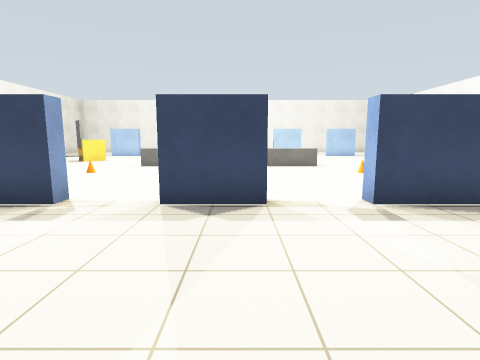
view 1 (above)

23 first-person views from a walk through a robot-simulator world made for Gazebo. The camera is 1.2 m above the floor, tilts 8° down and sees 80° across. The floor is counted in squares, 1 m on a side. Each view is taken from the middle of a square. On the plan, view 1 faces up. The plan holds only what a view shows up to about 12 squares ahead; the rest is blank.

view 2
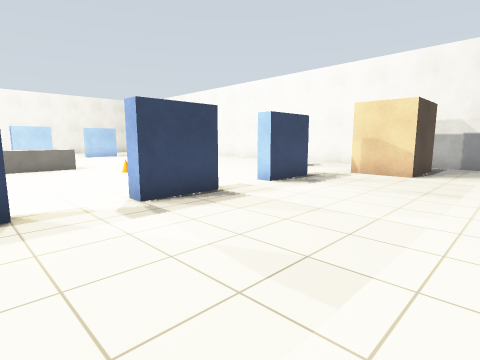

view 3
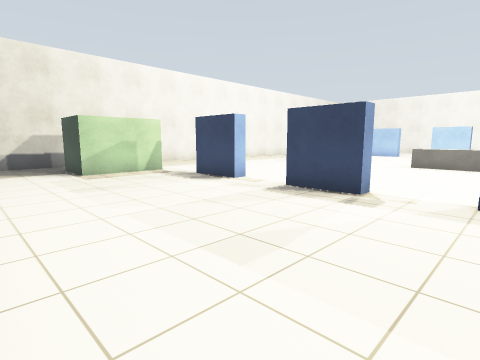

view 4
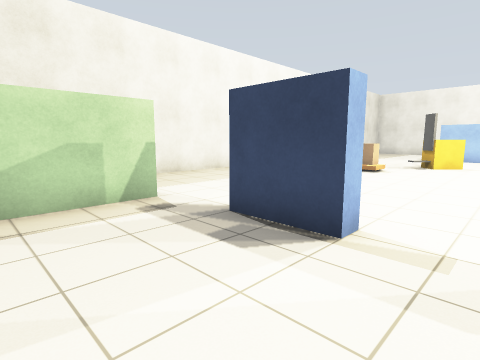

view 5
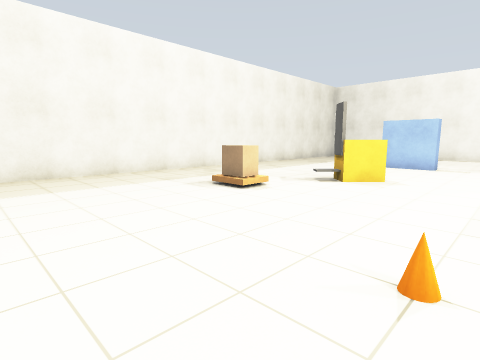

view 6
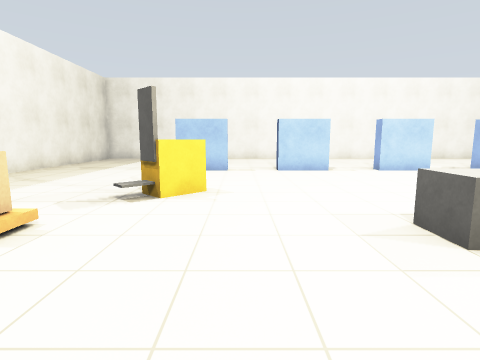

view 7
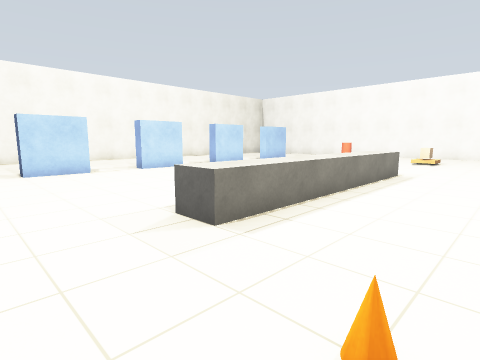

view 8
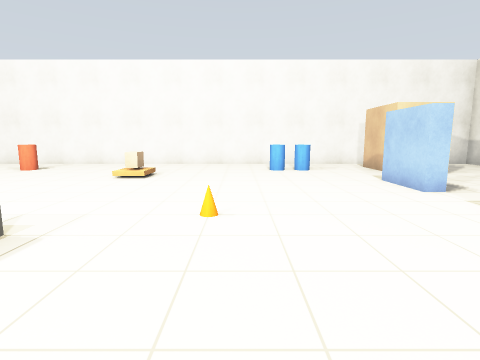

view 9
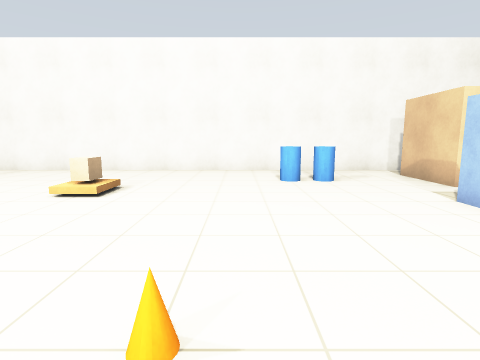

view 10
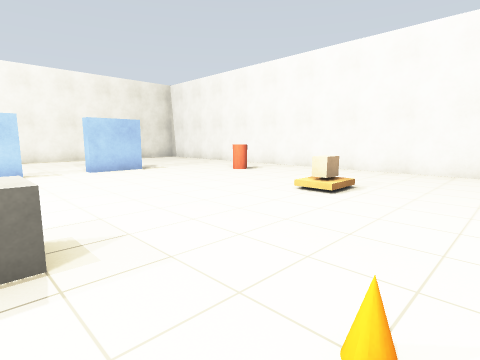

view 11
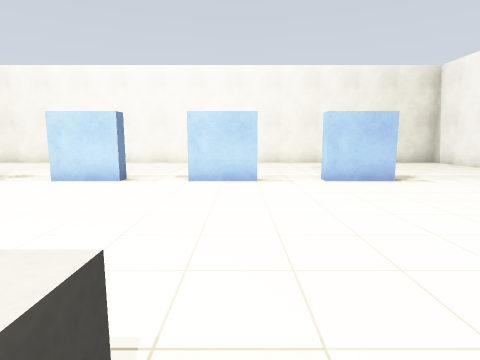

view 12
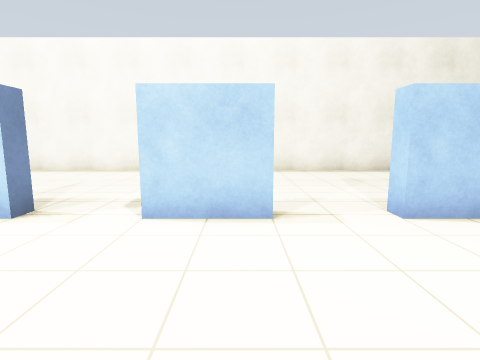

view 13
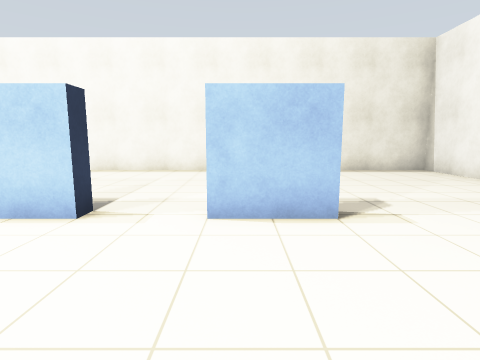

view 14
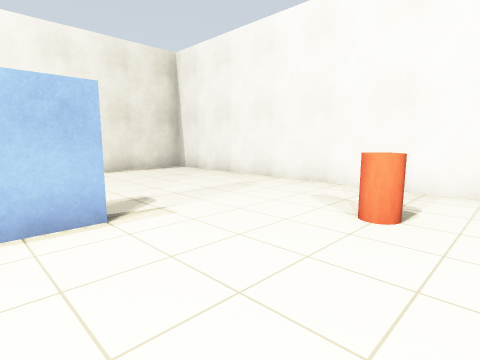

view 15
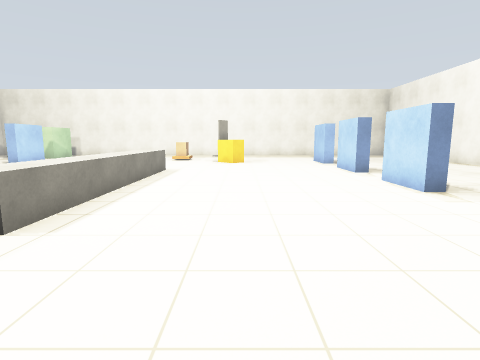

view 16
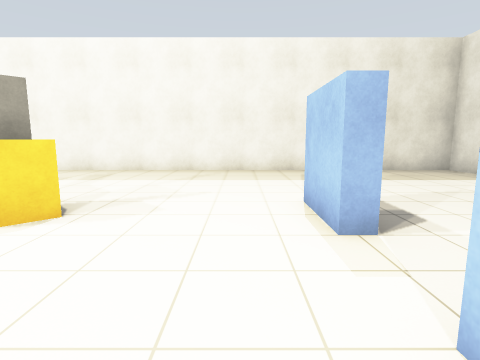

view 17
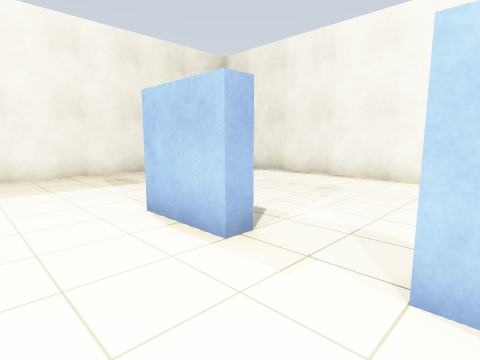

view 18
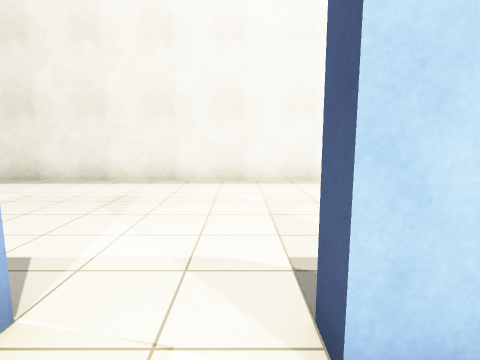

view 19
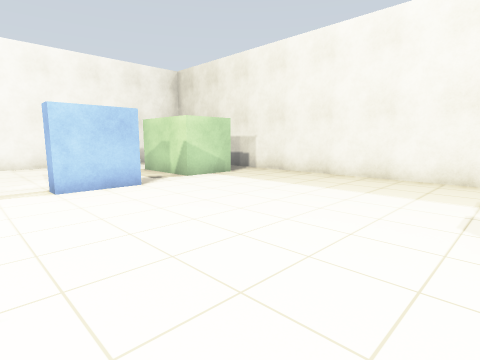

view 20
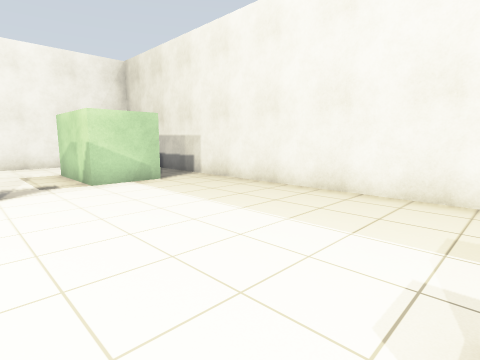

view 21
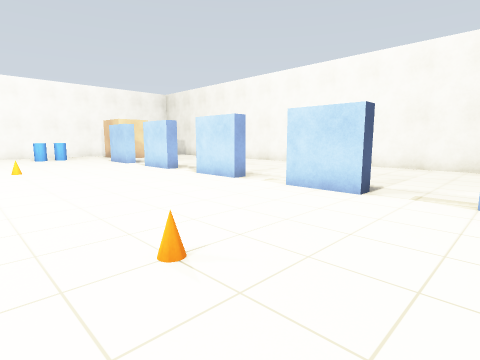

view 22
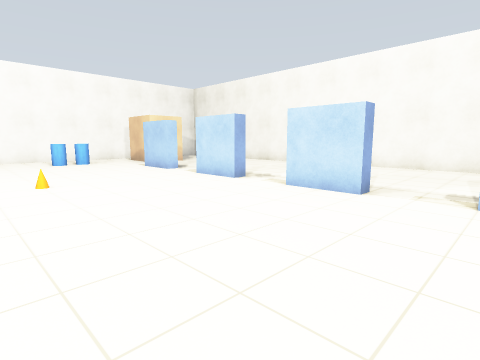

view 23
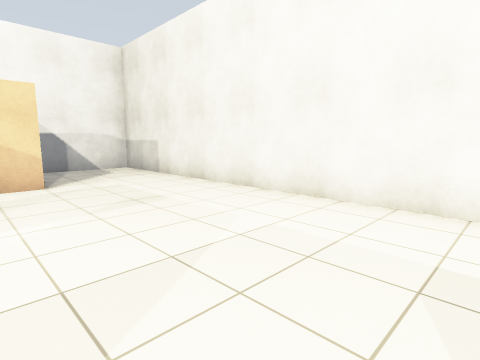

### Floor plan
Points are (right, up) in squares from view 1. A wall is a line through its corners. A room is listed if a view was taken in it or the views show most of it. See-through windows are left out.
Room 1 (views 1, 2, 3, 4, 5, 6, 7, 8, 9, 10, 11, 12, 13, 14, 15, 16, 17, 18, 19, 20, 21, 22, 23)
walls: (-3.5, 5.7) (-3.5, 5.3) (-5.5, 5.3) (-5.5, 5.7) (-3.5, 5.7); (0.6, 5.3) (-1.5, 5.3) (-1.5, 5.7) (0.5, 5.7); (0.5, 21.9) (0.5, 21.2) (-1.5, 21.2) (-1.5, 21.8); (-3.5, 21.9) (-3.5, 21.2) (-5.5, 21.2) (-5.5, 21.8); (4.6, 5.3) (2.5, 5.3) (2.5, 5.7) (4.5, 5.7); (4.5, 21.8) (4.5, 21.2) (2.5, 21.2) (2.5, 21.8); (-7.5, 21.9) (-7.5, 21.2) (-9.5, 21.2); (-9.6, 5.7) (-7.5, 5.7) (-7.5, 5.3) (-9.5, 5.3); (8.6, 5.3) (6.5, 5.3) (6.5, 5.7) (8.5, 5.7); (8.6, 21.2) (6.5, 21.2) (6.5, 21.8); (2.4, -1.4) (13.9, -1.4); (-12, -1.4) (-0.1, -1.4); (14.4, -1) (14.4, 28.4) (-15.3, 28.4) (-15.4, 0.3)
objects: grey box (-13, 2) to (-12, 5); pallet (-11, 13) to (-10, 14); other object (-9, 16) to (-8, 17); cone (-5, 10); conveyor (-4, 13) to (3, 14); cone (5, 10); pallet (9, 13) to (10, 14); brown box (11, 3) to (13, 4); barrel (11, 7) to (12, 7); barrel (11, 8) to (12, 9); barrel (11, 18) to (12, 19)

Positions as (right, up) in squares from view 1, and headings:
1: (0, 0), facing up
2: (0, 0), facing up-right
3: (-1, -1), facing up-left
4: (-6, 2), facing up-left
5: (-5, 8), facing up-left
6: (-7, 10), facing up
7: (-7, 10), facing up-right
8: (0, 10), facing right
9: (3, 10), facing right
10: (3, 10), facing up-right
11: (4, 13), facing up
12: (4, 17), facing up
13: (7, 17), facing up
14: (7, 17), facing up-right
15: (7, 17), facing left
16: (-4, 20), facing left
17: (-5, 19), facing up-left
18: (-6, 20), facing up
19: (-6, 13), facing down-left
20: (-9, 13), facing down-left
21: (-8, 12), facing down-right
22: (-4, 12), facing down-right
23: (2, 4), facing down-right
